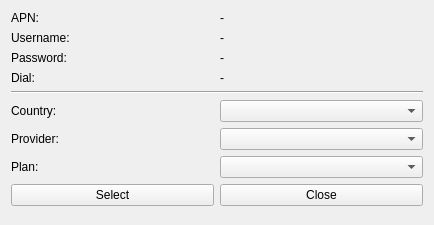
<?xml version="1.0" encoding="UTF-8"?>
<ui version="4.0">
 <class>REDTabSettingsMobileInternetProviderPresetDialog</class>
 <widget class="QWidget" name="REDTabSettingsMobileInternetProviderPresetDialog">
  <property name="geometry">
   <rect>
    <x>0</x>
    <y>0</y>
    <width>434</width>
    <height>225</height>
   </rect>
  </property>
  <property name="windowTitle">
   <string>Select Provider Preset</string>
  </property>
  <layout class="QGridLayout" name="gridLayout">
   <item row="1" column="0">
    <widget class="QPushButton" name="pbutton_mi_presets_select">
     <property name="text">
      <string>Select</string>
     </property>
    </widget>
   </item>
   <item row="2" column="0" colspan="2">
    <spacer name="verticalSpacer">
     <property name="orientation">
      <enum>Qt::Vertical</enum>
     </property>
     <property name="sizeHint" stdset="0">
      <size>
       <width>20</width>
       <height>40</height>
      </size>
     </property>
    </spacer>
   </item>
   <item row="0" column="0" colspan="2">
    <layout class="QGridLayout" name="gridLayout_2">
     <item row="4" column="0" colspan="2">
      <widget class="Line" name="line">
       <property name="orientation">
        <enum>Qt::Horizontal</enum>
       </property>
      </widget>
     </item>
     <item row="0" column="1">
      <widget class="QLabel" name="label_mi_preview_apn">
       <property name="text">
        <string>-</string>
       </property>
      </widget>
     </item>
     <item row="6" column="0">
      <widget class="QLabel" name="label_2">
       <property name="text">
        <string>Provider:</string>
       </property>
      </widget>
     </item>
     <item row="0" column="0">
      <widget class="QLabel" name="label_6">
       <property name="text">
        <string>APN:</string>
       </property>
      </widget>
     </item>
     <item row="1" column="0">
      <widget class="QLabel" name="label_7">
       <property name="text">
        <string>Username:</string>
       </property>
      </widget>
     </item>
     <item row="7" column="0">
      <widget class="QLabel" name="label_4">
       <property name="text">
        <string>Plan:</string>
       </property>
      </widget>
     </item>
     <item row="5" column="0">
      <widget class="QLabel" name="label">
       <property name="text">
        <string>Country:</string>
       </property>
      </widget>
     </item>
     <item row="7" column="1">
      <widget class="QComboBox" name="cbox_mi_presets_plan"/>
     </item>
     <item row="2" column="1">
      <widget class="QLabel" name="label_mi_preview_password">
       <property name="text">
        <string>-</string>
       </property>
      </widget>
     </item>
     <item row="1" column="1">
      <widget class="QLabel" name="label_mi_preview_username">
       <property name="text">
        <string>-</string>
       </property>
      </widget>
     </item>
     <item row="5" column="1">
      <widget class="QComboBox" name="cbox_mi_presets_country"/>
     </item>
     <item row="6" column="1">
      <widget class="QComboBox" name="cbox_mi_presets_provider"/>
     </item>
     <item row="3" column="0">
      <widget class="QLabel" name="label_5">
       <property name="text">
        <string>Dial:</string>
       </property>
      </widget>
     </item>
     <item row="2" column="0">
      <widget class="QLabel" name="label_8">
       <property name="text">
        <string>Password:</string>
       </property>
      </widget>
     </item>
     <item row="3" column="1">
      <widget class="QLabel" name="label_mi_preview_dial">
       <property name="text">
        <string>-</string>
       </property>
      </widget>
     </item>
    </layout>
   </item>
   <item row="1" column="1">
    <widget class="QPushButton" name="pbutton_mi_presets_close">
     <property name="text">
      <string>Close</string>
     </property>
    </widget>
   </item>
  </layout>
 </widget>
 <resources/>
 <connections/>
</ui>
